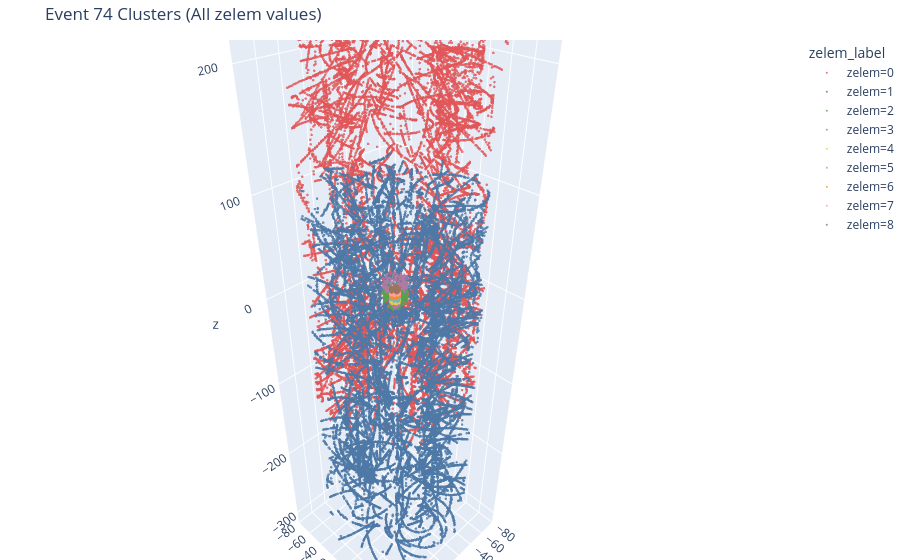

The notebook cell this image was saved under:
### Markdown cell above
## 2. Clusters
Clusters are stored with `x`, `y`, `z`.

### Code cell
plot_3d(df_clusters, "Event 74 Clusters (All zelem values)", 'x', 'y', 'z')

### Figure 1 — Plotly figure (JSON) as saved in the notebook; plotly's stock layout.template omitted (floating-point values rounded to 4 significant figures; data arrays with more than 128 entries replaced by an {"elided": "..."} marker saying what was removed)
{"data": [{"hovertemplate": "zelem_label=zelem=0<br>x=%{x}<br>y=%{y}<br>z=%{z}<extra></extra>", "legendgroup": "zelem=0", "marker": {"color": "#E15759", "opacity": 0.8, "size": 1.5, "symbol": "circle"}, "mode": "markers", "name": "zelem=0", "scene": "scene", "showlegend": true, "type": "scatter3d", "x": {"elided": "23140 float values"}, "y": {"elided": "23140 float values"}, "z": {"elided": "23140 float values"}}, {"hovertemplate": "zelem_label=zelem=1<br>x=%{x}<br>y=%{y}<br>z=%{z}<extra></extra>", "legendgroup": "zelem=1", "marker": {"color": "#4E79A7", "opacity": 0.8, "size": 1.5, "symbol": "circle"}, "mode": "markers", "name": "zelem=1", "scene": "scene", "showlegend": true, "type": "scatter3d", "x": {"elided": "21210 float values"}, "y": {"elided": "21210 float values"}, "z": {"elided": "21210 float values"}}, {"hovertemplate": "zelem_label=zelem=2<br>x=%{x}<br>y=%{y}<br>z=%{z}<extra></extra>", "legendgroup": "zelem=2", "marker": {"color": "#59A14F", "opacity": 0.8, "size": 1.5, "symbol": "circle"}, "mode": "markers", "name": "zelem=2", "scene": "scene", "showlegend": true, "type": "scatter3d", "x": {"elided": "527 float values"}, "y": {"elided": "527 float values"}, "z": {"elided": "527 float values"}}, {"hovertemplate": "zelem_label=zelem=3<br>x=%{x}<br>y=%{y}<br>z=%{z}<extra></extra>", "legendgroup": "zelem=3", "marker": {"color": "#B07AA1", "opacity": 0.8, "size": 1.5, "symbol": "circle"}, "mode": "markers", "name": "zelem=3", "scene": "scene", "showlegend": true, "type": "scatter3d", "x": {"elided": "448 float values"}, "y": {"elided": "448 float values"}, "z": {"elided": "448 float values"}}, {"hovertemplate": "zelem_label=zelem=4<br>x=%{x}<br>y=%{y}<br>z=%{z}<extra></extra>", "legendgroup": "zelem=4", "marker": {"color": "#EDC948", "opacity": 0.8, "size": 1.5, "symbol": "circle"}, "mode": "markers", "name": "zelem=4", "scene": "scene", "showlegend": true, "type": "scatter3d", "x": {"elided": "189 float values"}, "y": {"elided": "189 float values"}, "z": {"elided": "189 float values"}}, {"hovertemplate": "zelem_label=zelem=5<br>x=%{x}<br>y=%{y}<br>z=%{z}<extra></extra>", "legendgroup": "zelem=5", "marker": {"color": "#76B7B2", "opacity": 0.8, "size": 1.5, "symbol": "circle"}, "mode": "markers", "name": "zelem=5", "scene": "scene", "showlegend": true, "type": "scatter3d", "x": {"elided": "324 float values"}, "y": {"elided": "324 float values"}, "z": {"elided": "324 float values"}}, {"hovertemplate": "zelem_label=zelem=6<br>x=%{x}<br>y=%{y}<br>z=%{z}<extra></extra>", "legendgroup": "zelem=6", "marker": {"color": "#F28E2B", "opacity": 0.8, "size": 1.5, "symbol": "circle"}, "mode": "markers", "name": "zelem=6", "scene": "scene", "showlegend": true, "type": "scatter3d", "x": {"elided": "311 float values"}, "y": {"elided": "311 float values"}, "z": {"elided": "311 float values"}}, {"hovertemplate": "zelem_label=zelem=7<br>x=%{x}<br>y=%{y}<br>z=%{z}<extra></extra>", "legendgroup": "zelem=7", "marker": {"color": "#FF9DA7", "opacity": 0.8, "size": 1.5, "symbol": "circle"}, "mode": "markers", "name": "zelem=7", "scene": "scene", "showlegend": true, "type": "scatter3d", "x": {"elided": "285 float values"}, "y": {"elided": "285 float values"}, "z": {"elided": "285 float values"}}, {"hovertemplate": "zelem_label=zelem=8<br>x=%{x}<br>y=%{y}<br>z=%{z}<extra></extra>", "legendgroup": "zelem=8", "marker": {"color": "#9C755F", "opacity": 0.8, "size": 1.5, "symbol": "circle"}, "mode": "markers", "name": "zelem=8", "scene": "scene", "showlegend": true, "type": "scatter3d", "x": {"elided": "321 float values"}, "y": {"elided": "321 float values"}, "z": {"elided": "321 float values"}}], "layout": {"legend": {"title": {"text": "zelem_label"}, "tracegroupgap": 0}, "margin": {"b": 0, "l": 0, "r": 0, "t": 40}, "scene": {"domain": {"x": [0, 1], "y": [0, 1]}, "xaxis": {"title": {"text": "x"}}, "yaxis": {"title": {"text": "y"}}, "zaxis": {"title": {"text": "z"}}}, "title": {"text": "Event 74 Clusters (All zelem values)"}}}
